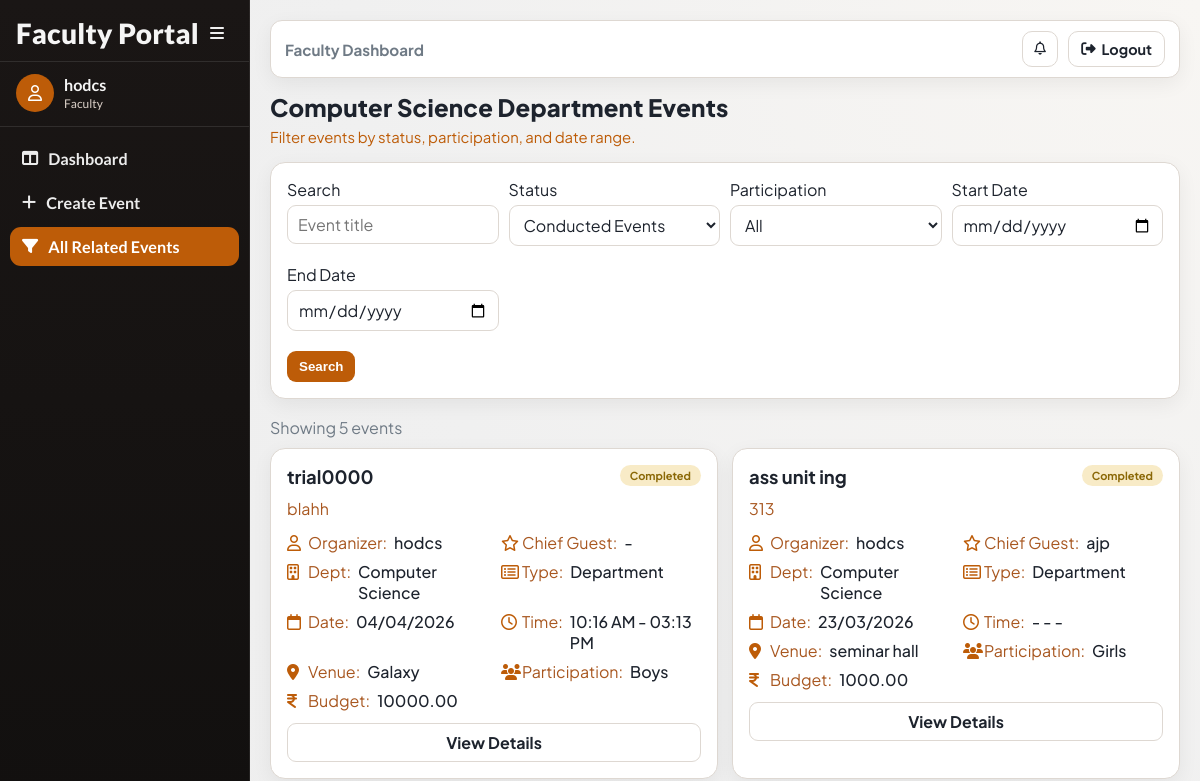
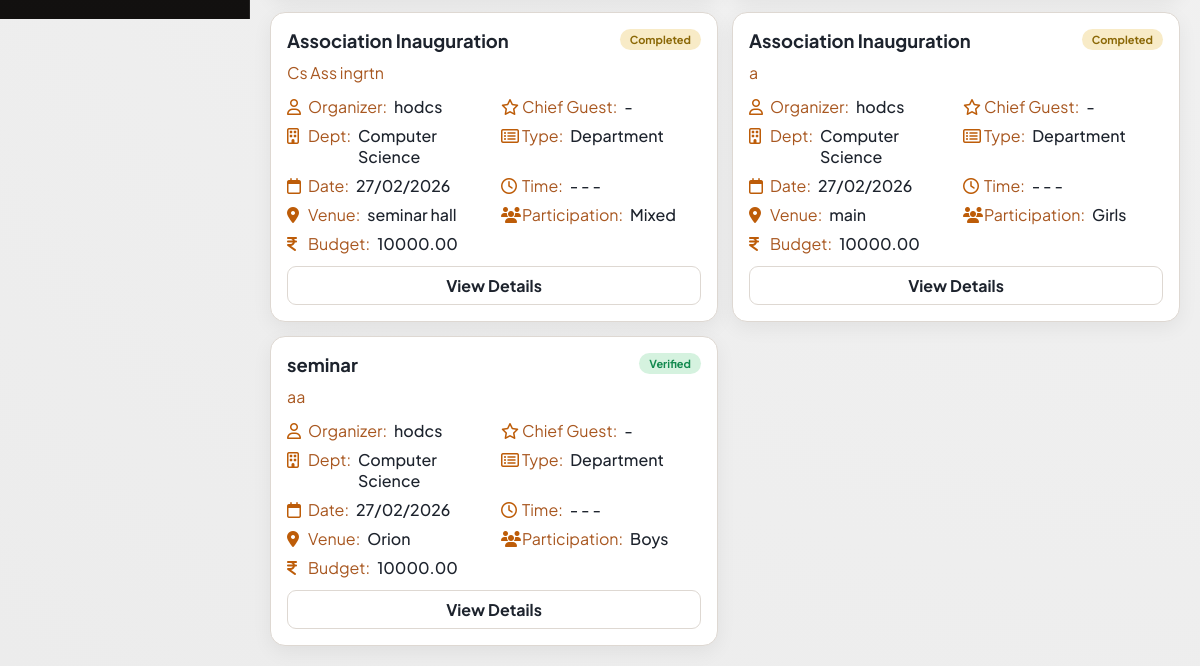
The page /events/faculty/filter/ (signed in) on the database as committed earlier (2 pictures, top to bottom).
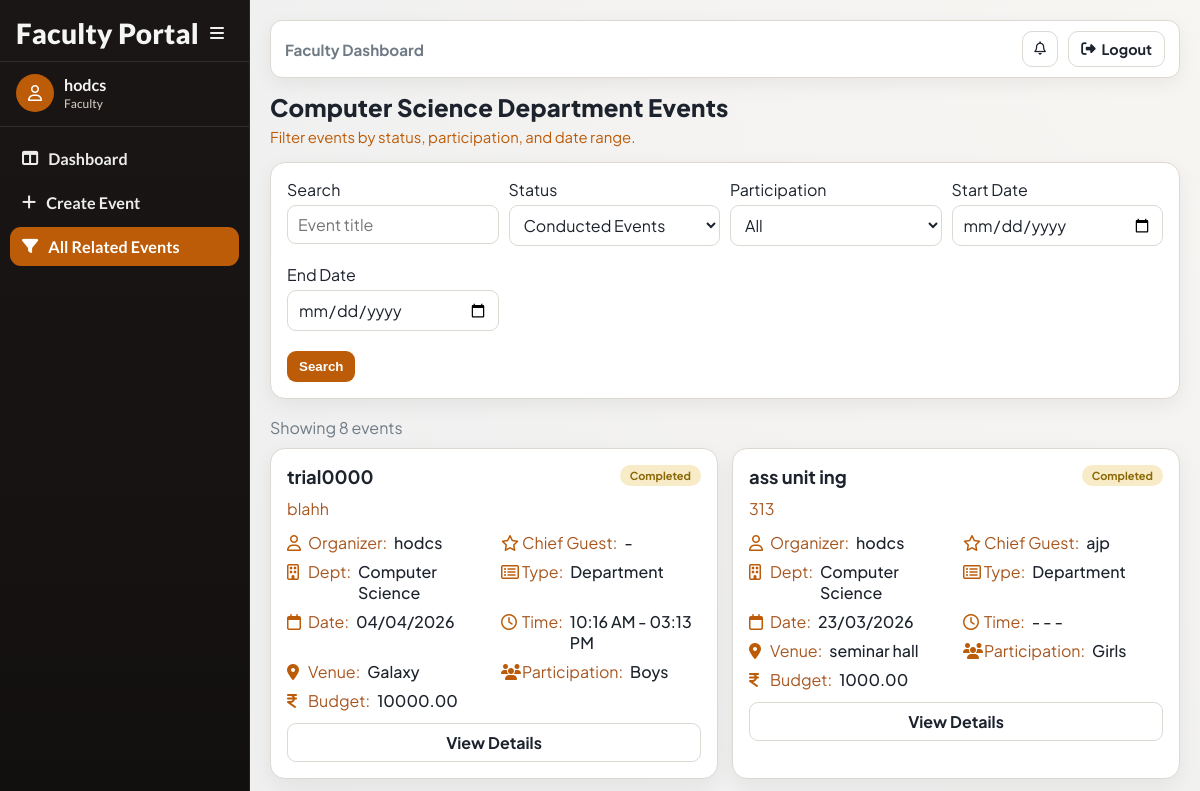
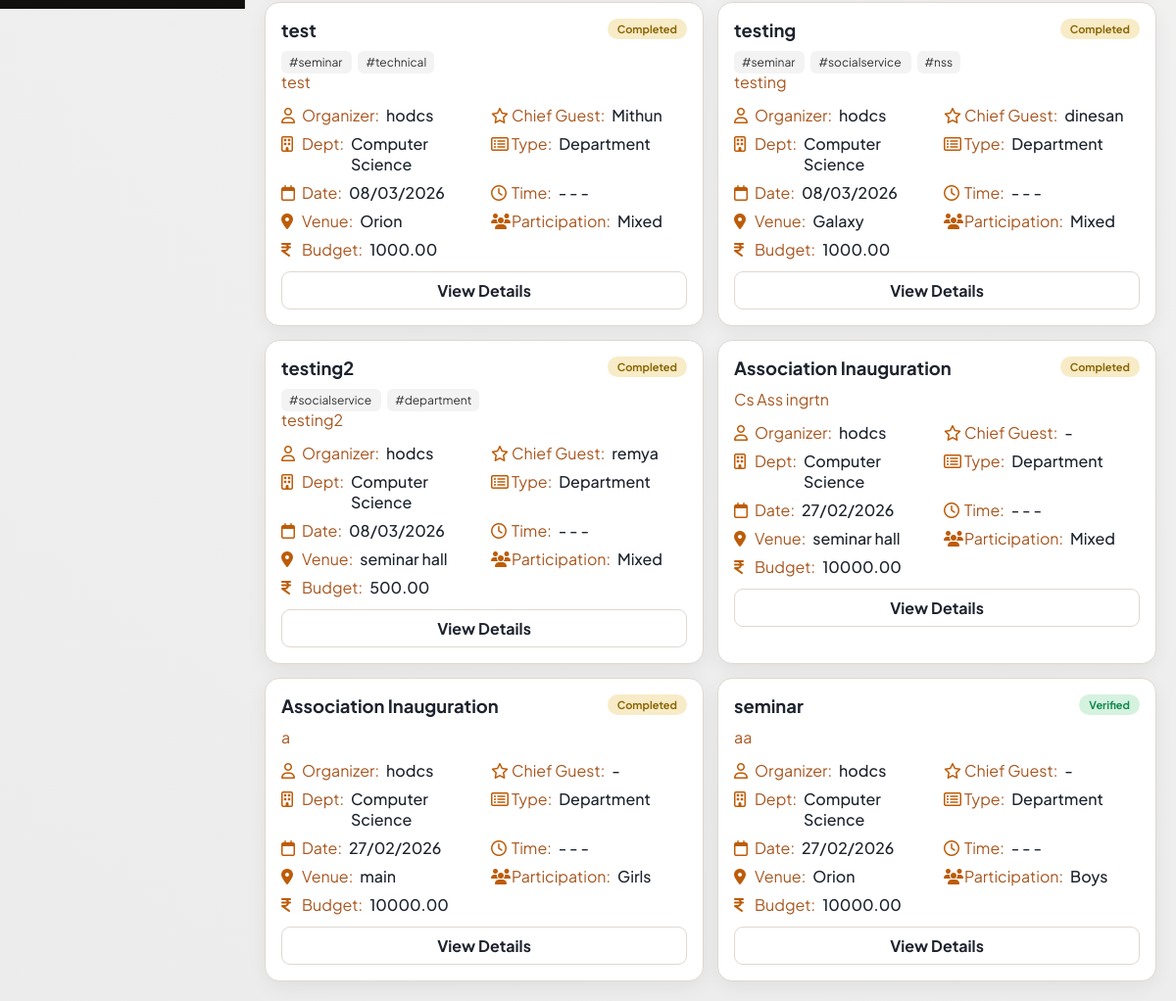
The same page on the database as committed later (2 pictures, top to bottom).
### events/models.py (models this page shows, shortened)
class Event(models.Model):
    CATEGORY_CHOICES = (
        ('department', 'Department'),
        ('nss', 'NSS'),
        ('ncc', 'NCC'),
        ('union', 'Union'),
        ('other', 'Other'),
    )
    PARTICIPATION_CHOICES = (
        ('boys', 'Boys'),
        ('girls', 'Girls'),
        ('mixed', 'Mixed'),
    )
    STATUS_CHOICES = (
        ('pending', 'Pending Approval'),
        ('approved', 'Approved'),
        ('rejected', 'Rejected'),
        ('completed', 'Completed'),
        ('verified', 'Verified'),
    )
    title = models.CharField(max_length=200)
    category = models.CharField(max_length=20, choices=CATEGORY_CHOICES)
    created_by = models.ForeignKey(
        settings.AUTH_USER_MODEL,
        on_delete=models.CASCADE
    )
    department = models.ForeignKey(
    Department,
    on_delete=models.SET_NULL,
    null=True,
    blank=True
    )
    participation_type = models.CharField(
        max_length=20,
        choices=PARTICIPATION_CHOICES
    )
    chief_guest = models.CharField(max_length=200, blank=True, null=True)
    budget = models.DecimalField(max_digits=10, decimal_places=2)
    venue = models.ForeignKey(
    Venue,
    on_delete=models.PROTECT
    )
    start_date = models.DateField()
    end_date = models.DateField()
    start_time = models.TimeField(null=True, blank=True)
    end_time = models.TimeField(null=True, blank=True)
    description = models.TextField()
    tags = models.ManyToManyField(Tag, blank=True)
    status = models.CharField(
        max_length=20,
        choices=STATUS_CHOICES,
        default='pending'
    )
    principal_remark = models.TextField(blank=True, null=True)
    created_at = models.DateTimeField(auto_now_add=True)
    report_text = models.TextField(blank=True, null=True)
    attendance_file = models.FileField(
        upload_to='attendance/',
        blank=True,
        null=True
    )
    completed_at = models.DateTimeField(blank=True, null=True)

class Department(models.Model):
    name = models.CharField(max_length=100, unique=True)
    def __str__(self):
        return self.name

class Venue(models.Model):
    name = models.CharField(max_length=100, unique=True)
    def __str__(self):
        return self.name

class Tag(models.Model):
    name = models.CharField(max_length=50, unique=True)

### accounts/models.py (models this page shows, shortened)
class User(AbstractUser):
    ROLE_CHOICES = (
        ('faculty', 'Faculty'),
        ('principal', 'Principal'),
        ('admin', 'Admin'),
    )
    SUB_ROLE_CHOICES = (
        ('hod', 'HOD'),
        ('nss', 'NSS In-Charge'),
        ('ncc', 'NCC In-Charge'),
        ('union', 'Union In-Charge'),
        ('other', 'Other In-Charge'),
    )
    role = models.CharField(max_length=20, choices=ROLE_CHOICES)
    sub_role = models.CharField(
        max_length=20,
        choices=SUB_ROLE_CHOICES,
        blank=True,
        null=True
    )
    department = models.ForeignKey(
    'events.Department',
    on_delete=models.SET_NULL,
    null=True,
    blank=True
    )

### events/views.py (the view)
@login_required(login_url='/login/')
def faculty_filter_events(request):
    if request.user.role != 'faculty':
        return redirect('login')
    user = request.user
    if user.sub_role == 'hod':
        events = Event.objects.filter(department=user.department)
        page_title = f"{user.department} Department Events"
    elif user.sub_role == 'nss':
        events = Event.objects.filter(category='nss')
        page_title = "NSS Events"
    elif user.sub_role == 'ncc':
        events = Event.objects.filter(category='ncc')
        page_title = "NCC Events"
    elif user.sub_role == 'union':
        events = Event.objects.filter(category='union')
        page_title = "Union Events"
    elif user.sub_role == 'other':
        events = Event.objects.filter(category='other')
        page_title = "Other Events"
    else:
        events = Event.objects.none()
        page_title = "Events"
    events = events.select_related('created_by', 'department', 'venue').order_by('-start_date')
    search = request.GET.get('search', '').strip()
    events = _apply_event_search(events, search)
    status = request.GET.get('status')
    if status is None:
        events = events.filter(status__in=['completed', 'verified'])
        selected_status = "conducted"
    elif status == "conducted":
        events = events.filter(status__in=['completed', 'verified'])
        selected_status = "conducted"
    else:
        events = events.filter(status=status)
        selected_status = status
    participation = request.GET.get('participation')
    if participation:
        events = events.filter(participation_type=participation)
    start_date = request.GET.get('start_date')
    end_date = request.GET.get('end_date')
    if start_date and end_date:
        events = events.filter(
            start_date__lte=end_date,
            end_date__gte=start_date
        )
    elif start_date:
        events = events.filter(end_date__gte=start_date)
    elif end_date:
        events = events.filter(start_date__lte=end_date)
    context = {
        'events': events,
        'page_title': page_title,
        'selected_status': selected_status,
        'active_nav': 'faculty-filter',
    }
    if _is_ajax_request(request):
        return render(request, 'events/partials/faculty_filter_list.html', context)
    return render(request, 'events/faculty_filter.html', context)

### events/views.py (called while the page is built, shortened)
def _is_ajax_request(request):
    return (
        request.headers.get("x-requested-with") == "XMLHttpRequest"
        or request.GET.get("ajax") == "1"
    )

def _apply_event_search(queryset, query):
    if not query:
        return queryset

### events/templates/events/faculty_filter.html (shortened to what this page needs)
{% extends "base.html" %}
{% load event_extras %}
{% block page_title %}{{ page_title }}{% endblock %}
{% block page_subtitle %}Filter events by status, participation, and date range.{% endblock %}
{% block content %}
<section class="panel" style="margin-bottom:18px;">
    <form method="get" data-ajax-list="#facultyFilterList" data-ajax-delay="300">
        <div class="filters">
            <div>
                <label for="search">Search</label>
                <input id="search" type="text" name="search" value="{{ request.GET.search }}" placeholder="Event title">
            </div>
            <div>
                <label for="status">Status</label>
                <select id="status" name="status">
                    <option value="conducted" {% if selected_status == 'conducted' %}selected{% endif %}>Conducted Events</option>
                </select>
            </div>
            <div>
                <label for="participation">Participation</label>
                <select id="participation" name="participation">
                    <option value="">All</option>
                </select>
            </div>
            <div>
                <label for="start_date">Start Date</label>
                <input id="start_date" type="date" name="start_date" value="{{ request.GET.start_date }}">
            </div>
            <div>
                <label for="end_date">End Date</label>
                <input id="end_date" type="date" name="end_date" value="{{ request.GET.end_date }}">
            </div>
        </div>
        <button class="btn" type="submit">Search</button>
    </form>
</section>
<div id="facultyFilterList">
    {% include "events/partials/faculty_filter_list.html" %}
</div>
{% endblock %}

### events/templates/events/partials/faculty_filter_list.html (shortened to what this page needs)
<div class="muted" style="margin-bottom: 10px;">Showing {{ events|length }} event{{ events|pluralize }}</div>
<section class="event-grid">
    {% for e in events %}
        <article class="event-card">
            {% include "events/partials/event_detail_card_body.html" with event=e %}
            <div class="action-row">
                <a class="btn secondary" href="{% url 'event_detail' e.id %}">View Details</a>
            </div>
        </article>
    {% empty %}
        <article class="event-card">
            <p class="muted" style="margin:0;">No events found.</p>
        </article>
    {% endfor %}
</section>

### events/templates/events/partials/event_detail_card_body.html (shortened to what this page needs)
{% load event_extras %}
<div class="event-head">
    <h3 class="event-title">
        <a href="{% url 'event_detail' event.id %}">{{ event.title }}</a>
    </h3>
    <span class="chip {{ event.status }}">{{ event.status|title }}</span>
</div>
<div class="event-tags">
{% for tag in event.tags.all %}
<a href="?search=#{{ tag.name }}" class="tag">
#{{ tag.name }}
</a>
{% endfor %}
</div>
<p class="event-desc">{{ event.description|default:"No description provided."|truncatewords:22 }}</p>
<div class="meta-grid">
    <div class="meta-row"><i class="fa-regular fa-user"></i><span class="meta-label">Organizer:</span><span class="meta-value">{{ event.created_by.get_full_name|default:event.created_by.username }}</span></div>
    <div class="meta-row"><i class="fa-regular fa-star"></i><span class="meta-label">Chief Guest:</span><span class="meta-value">{{ event.chief_guest|default:"-" }}</span></div>
    <div class="meta-row"><i class="fa-regular fa-building"></i><span class="meta-label">Dept:</span><span class="meta-value">{{ event.department|default:"General" }}</span></div>
    <div class="meta-row"><i class="fa-regular fa-rectangle-list"></i><span class="meta-label">Type:</span><span class="meta-value">{{ event.category|title }}</span></div>
    <div class="meta-row"><i class="fa-regular fa-calendar"></i><span class="meta-label">Date:</span><span class="meta-value">{{ event.start_date|date:"d/m/Y" }}</span></div>
    <div class="meta-row"><i class="fa-regular fa-clock"></i><span class="meta-label">Time:</span><span class="meta-value">{% if event.start_time %}{{ event.start_time|time:"h:i A" }}{% else %}-{% endif %} - {% if event.end_time %}{{ event.end_time|time:"h:i A" }}{% else %}-{% endif %}</span></div>
    <div class="meta-row"><i class="fa-solid fa-location-dot"></i><span class="meta-label">Venue:</span><span class="meta-value">{{ event.venue }}</span></div>
    <div class="meta-row"><i class="fa-solid fa-users"></i><span class="meta-label">Participation:</span><span class="meta-value">{{ event.participation_type|title }}</span></div>
    <div class="meta-row"><i class="fa-solid fa-indian-rupee-sign"></i><span class="meta-label">Budget:</span><span class="meta-value">{{ event.budget }}</span></div>
</div>

Rows that differ between the two databases and show on the page:
added Event: title "test", status "Completed", description "test", created_by.get_full_name "hodcs", chief_guest "Mithun", department "Computer Science", category "Department", start_date "08/03/2026", venue "Orion", participation_type "Mixed", budget "1000.00"
added Tag: name "seminar"
added Tag: name "technical", shown under "test"
added Event: title "testing", status "Completed", description "testing", created_by.get_full_name "hodcs", chief_guest "dinesan", department "Computer Science", category "Department", start_date "08/03/2026", venue "Galaxy", participation_type "Mixed", budget "1000.00"
added Tag: name "socialservice"
added Tag: name "nss", shown under "testing"
added Event: title "testing2", status "Completed", description "testing2", created_by.get_full_name "hodcs", chief_guest "remya", department "Computer Science", category "Department", start_date "08/03/2026", venue "seminar hall", participation_type "Mixed", budget "500.00"
added Tag: name "department", shown under "testing2"
Other text that changed with them:
{{ events|length }}: "5" → "8"
